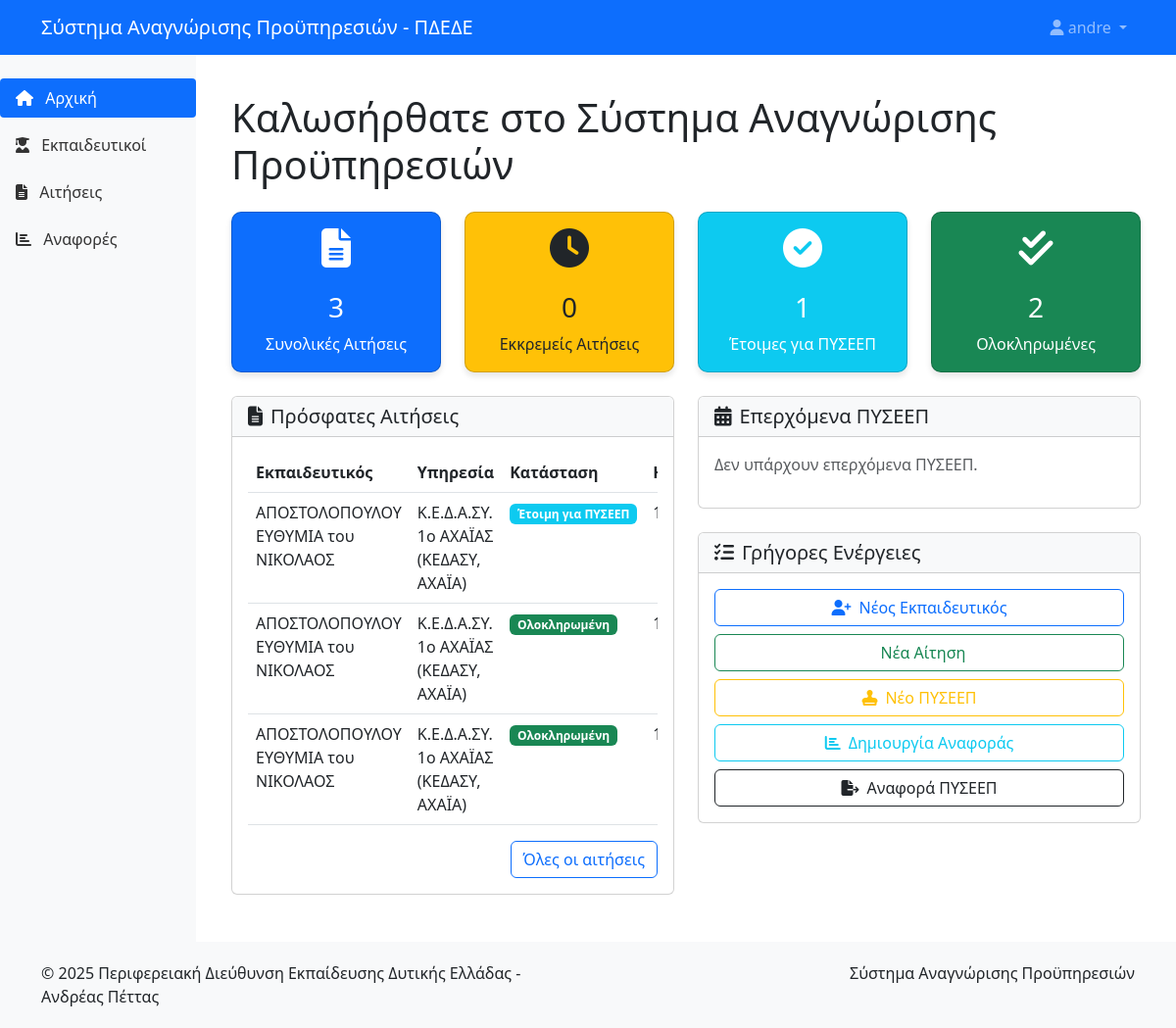
Page / (signed in) on the earlier database version.
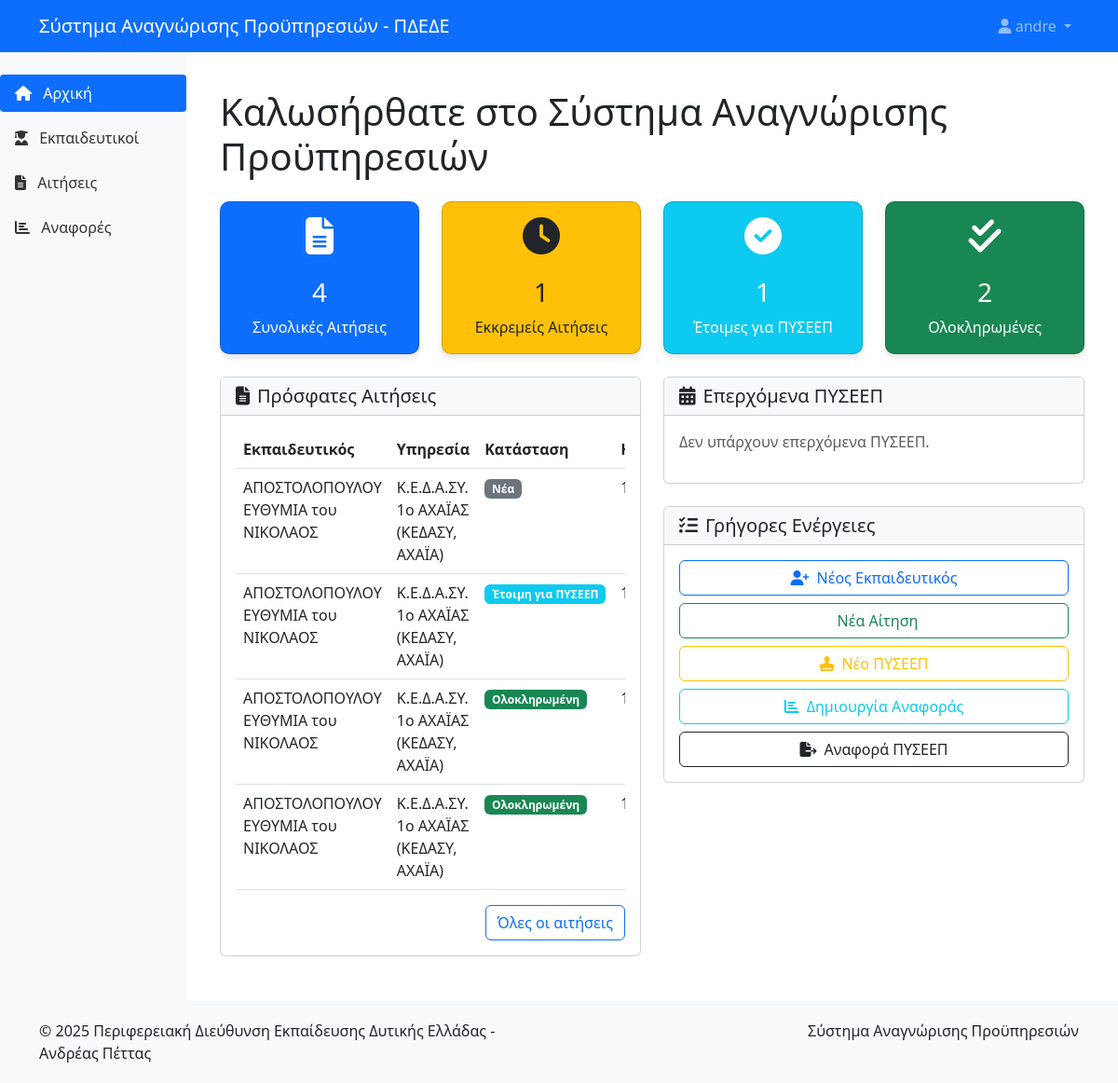
Same page on the later database version.
### proipiresia/models.py (models this page shows, shortened)
class Application(models.Model):
    STATUS_CHOICES = [
        ('NEW', 'Νέα αίτηση'),
        ('PENDING_DOCS', 'Σε αναμονή δικαιολογητικών'),
        ('READY_FOR_PYSEEP', 'Έτοιμη για ΠΥΣΕΕΠ'),
        ('COMPLETED', 'Ολοκληρωμένη από ΠΥΣΕΕΠ'),
    ]
    teacher = models.ForeignKey(Teacher, on_delete=models.CASCADE, verbose_name="Εκπαιδευτικός")
    current_service = models.ForeignKey(Service, on_delete=models.CASCADE, verbose_name="Υπηρεσία Τρέχουσας Τοποθέτησης")
    school_year = models.ForeignKey(SchoolYear, on_delete=models.CASCADE, verbose_name="Σχολικό Έτος")
    employee_type = models.ForeignKey(EmployeeType, on_delete=models.CASCADE, verbose_name="Τύπος Εκπαιδευτικού")
    recruitment_phase = models.CharField(max_length=100, blank=True, null=True, verbose_name="Φάση Πρόσληψης")
    submission_date = models.DateField(blank=True, null=True, verbose_name="Ημερομηνία Υποβολής Αίτησης")
    submission_comments = models.CharField(max_length=255, blank=True, null=True, verbose_name="Σχόλια Ημερομηνίας Υποβολής")
    protocol_number = models.CharField(max_length=100, blank=True, null=True, verbose_name="Αρ. Πρωτοκόλλου Αίτησης")
    pyseep = models.ForeignKey(PYSEEP, on_delete=models.SET_NULL, blank=True, null=True, verbose_name="ΠΥΣΕΕΠ που θα υποβληθεί")
    status = models.CharField(max_length=20, choices=STATUS_CHOICES, default='NEW', verbose_name="Κατάσταση")
    created_at = models.DateTimeField(auto_now_add=True, verbose_name="Ημερομηνία Δημιουργίας")
    updated_at = models.DateTimeField(auto_now=True, verbose_name="Ημερομηνία Ενημέρωσης")
    created_by = models.ForeignKey('auth.User', on_delete=models.SET_NULL, null=True, related_name='created_applications', verbose_name="Δημιουργήθηκε από")
    updated_by = models.ForeignKey('auth.User', on_delete=models.SET_NULL, null=True, related_name='updated_applications', verbose_name="Ενημερώθηκε από")
    version = models.PositiveIntegerField(default=1, verbose_name="Έκδοση")
    is_active = models.BooleanField(default=True, verbose_name="Ενεργή")
    def application_file_path(instance, filename):
        ext = filename.split('.')[-1]
        filename = f"{uuid.uuid4()}.{ext}"
        return os.path.join('applications', str(instance.teacher.id), filename)
    application_file = models.FileField(
        upload_to=application_file_path,
        blank=True,
        null=True,
        verbose_name="Αρχείο Αίτησης",
        validators=[
            FileExtensionValidator(allowed_extensions=['pdf']),
        ]
    )
    class Meta:
        verbose_name = "Αίτηση"
        verbose_name_plural = "Αιτήσεις"
        ordering = ['-created_at']

class Teacher(models.Model):
    first_name = models.CharField(max_length=100, verbose_name="Όνομα")
    last_name = models.CharField(max_length=100, verbose_name="Επώνυμο")
    father_name = models.CharField(max_length=100, verbose_name="Πατρώνυμο")
    specialties = models.ManyToManyField(Specialty, through='TeacherSpecialty', verbose_name="Ειδικότητες")
    phone = models.CharField(max_length=20, blank=True, null=True, verbose_name="Τηλέφωνο")
    email = models.EmailField(blank=True, null=True, verbose_name="Email")
    class Meta:
        verbose_name = "Εκπαιδευτικός"
        verbose_name_plural = "Εκπαιδευτικοί"
        ordering = ['last_name', 'first_name']
        constraints = [
            models.UniqueConstraint(
                fields=['first_name', 'last_name', 'father_name'],
                name='unique_teacher'
            )
        ]
    def __str__(self):
        return f"{self.last_name} {self.first_name} του {self.father_name}"

class Service(models.Model):
    CATEGORIES = [
        ('ΚΕΔΑΣΥ', 'ΚΕΔΑΣΥ'),
        ('ΣΔΕΥ', 'ΣΔΕΥ'),
        ('ΣΜΕΑΕ', 'ΣΜΕΑΕ'),
        ('ΑΛΛΟ', 'ΑΛΛΟ'),
    ]
    PREFECTURES = [
        ('ΑΙΤΩΛΟΑΚΑΡΝΑΝΙΑ', 'ΑΙΤΩΛΟΑΚΑΡΝΑΝΙΑ'),
        ('ΑΧΑΪΑ', 'ΑΧΑΪΑ'),
        ('ΗΛΕΙΑ', 'ΗΛΕΙΑ'),
    ]
    name = models.CharField(max_length=255, verbose_name="Όνομα Υπηρεσίας")
    category = models.CharField(max_length=50, choices=CATEGORIES, verbose_name="Κατηγορία")
    prefecture = models.CharField(max_length=50, choices=PREFECTURES, verbose_name="Νομός")
    class Meta:
        verbose_name = "Υπηρεσία"
        verbose_name_plural = "Υπηρεσίες"
        ordering = ['prefecture', 'category', 'name']
        unique_together = ['name', 'category', 'prefecture']
    def __str__(self):
        return f"{self.name} ({self.get_category_display()}, {self.get_prefecture_display()})"

### proipiresia/views.py (the view)
# urls.py: 2. Add a URL to urlpatterns:  path('', views.home, name='home')
@login_required
def home(request):
    total_applications = Application.objects.count()
    pending_applications = Application.objects.filter(status__in=['NEW', 'PENDING_DOCS']).count()
    ready_for_pyseep = Application.objects.filter(status='READY_FOR_PYSEEP').count()
    completed_applications = Application.objects.filter(status='COMPLETED').count()
    recent_applications = Application.objects.order_by('-created_at')[:10]
    upcoming_pyseep = PYSEEP.objects.filter(date__gte=timezone.now()).order_by('date')[:5]
    context = {
        'total_applications': total_applications,
        'pending_applications': pending_applications,
        'ready_for_pyseep': ready_for_pyseep,
        'completed_applications': completed_applications,
        'recent_applications': recent_applications,
        'upcoming_pyseep': upcoming_pyseep,
    }
    return render(request, 'proipiresia/home.html', context)

### proipiresia/templates/proipiresia/home.html (shortened to what the changed rows need)
{% extends 'proipiresia/base.html' %}
{% block content %}
<div class="container py-4">
    <h1 class="mb-4">Καλωσήρθατε στο Σύστημα Αναγνώρισης Προϋπηρεσιών</h1>
    <div class="row mb-4">
        <div class="col-md-3">
            <div class="card card-dashboard bg-primary text-white">
                <div class="card-body text-center">
                    <h5 class="card-title"><i class="fas fa-file-alt fa-2x mb-3"></i></h5>
                    <h3 class="card-text">{{ total_applications }}</h3>
                    <p class="card-text">Συνολικές Αιτήσεις</p>
                </div>
            </div>
        </div>
        <div class="col-md-3">
            <div class="card card-dashboard bg-warning text-dark">
                <div class="card-body text-center">
                    <h5 class="card-title"><i class="fas fa-clock fa-2x mb-3"></i></h5>
                    <h3 class="card-text">{{ pending_applications }}</h3>
                    <p class="card-text">Εκκρεμείς Αιτήσεις</p>
                </div>
            </div>
        </div>
    </div>
    <div class="row">
        <div class="col-md-6">
            <div class="card mb-4">
                <div class="card-body">
                    {% if recent_applications %}
                    <div class="table-responsive">
                        <table class="table table-hover">
                            <thead>
                                <tr>
                                    <th>Εκπαιδευτικός</th>
                                    <th>Υπηρεσία</th>
                                    <th>Κατάσταση</th>
                                    <th>Ημερομηνία</th>
                                </tr>
                            </thead>
                            <tbody>
                                {% for application in recent_applications %}
                                <tr>
                                    <td>{{ application.teacher }}</td>
                                    <td>{{ application.current_service }}</td>
                                    <td>
                                        {% if application.status == 'NEW' %}
                                        <span class="badge bg-secondary">Νέα</span>
                                        {% elif application.status == 'PENDING_DOCS' %}
                                        <span class="badge bg-warning text-dark">Σε αναμονή</span>
                                        {% elif application.status == 'READY_FOR_PYSEEP' %}
                                        <span class="badge bg-info">Έτοιμη για ΠΥΣΕΕΠ</span>
                                        {% elif application.status == 'COMPLETED' %}
                                        <span class="badge bg-success">Ολοκληρωμένη</span>
                                        {% endif %}
                                    </td>
                                    <td>{{ application.created_at|date:"d/m/Y" }}</td>
                                </tr>
                                {% endfor %}
                            </tbody>
                        </table>
                    </div>
                    {% else %}
                    <p class="text-muted">Δεν υπάρχουν πρόσφατες αιτήσεις.</p>
                    <div class="text-center">
                        <a href="{% url 'application-create' %}" class="btn btn-primary">Δημιουργία Αίτησης</a>
                    </div>
                    {% endif %}
                </div>
            </div>
        </div>
    </div>
</div>
{% endblock %}

Differences in the rows shown:
added Application: teacher "ΑΠΟΣΤΟΛΟΠΟΥΛΟΥ ΕΥΘΥΜΙΑ του ΝΙΚΟΛΑΟΣ", current_service "Κ.Ε.Δ.Α.ΣΥ. 1ο ΑΧΑΪΑΣ (ΚΕΔΑΣΥ, ΑΧΑΪΑ)", status "Νέα"
Other differences:
{{ total_applications }}: "3" → "4"
{{ pending_applications }}: "0" → "1"
